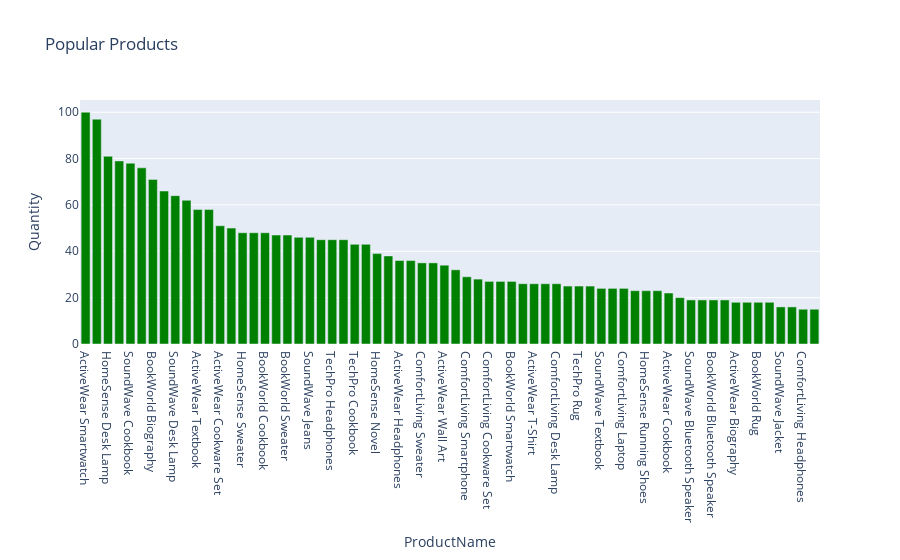

Write notebook code for a chart like this one.
### Code cell
# Popular products
popular_products = merged.groupby('ProductName')['Quantity'].sum().sort_values(ascending=False)
print(popular_products)

fig = px.bar(popular_products, x=popular_products.index, y=popular_products.values, title='Popular Products', labels={'x':'Product Name', 'y':'Quantity'}, color_discrete_sequence=['green'])
fig.show()

### Figure 1 — Plotly figure (JSON) as saved in the notebook; plotly's stock layout.template omitted (floating-point values rounded to 4 significant figures)
{"data": [{"alignmentgroup": "True", "hovertemplate": "ProductName=%{x}<br>Quantity=%{y}<extra></extra>", "legendgroup": "", "marker": {"color": "green", "pattern": {"shape": ""}}, "name": "", "offsetgroup": "", "orientation": "v", "showlegend": false, "textposition": "auto", "type": "bar", "x": ["ActiveWear Smartwatch", "SoundWave Headphones", "HomeSense Desk Lamp", "ActiveWear Rug", "SoundWave Cookbook", "ActiveWear Jacket", "BookWorld Biography", "TechPro T-Shirt", "SoundWave Desk Lamp", "TechPro Textbook", "ActiveWear Textbook", "SoundWave Novel", "ActiveWear Cookware Set", "HomeSense T-Shirt", "HomeSense Sweater", "TechPro Novel", "BookWorld Cookbook", "SoundWave Mystery Book", "BookWorld Sweater", "HomeSense Rug", "SoundWave Jeans", "ComfortLiving Biography", "TechPro Headphones", "TechPro Vase", "TechPro Cookbook", "ActiveWear Smartphone", "HomeSense Novel", "HomeSense Wall Art", "ActiveWear Headphones", "SoundWave Smartwatch", "ComfortLiving Sweater", "ActiveWear Running Shoes", "ActiveWear Wall Art", "TechPro Smartwatch", "ComfortLiving Smartphone", "TechPro Running Shoes", "ComfortLiving Cookware Set", "HomeSense Cookware Set", "BookWorld Smartwatch", "BookWorld Running Shoes", "ActiveWear T-Shirt", "ActiveWear Jeans", "ComfortLiving Desk Lamp", "SoundWave Rug", "TechPro Rug", "ComfortLiving Bluetooth Speaker", "SoundWave Textbook", "BookWorld Jacket", "ComfortLiving Laptop", "HomeSense Bluetooth Speaker", "HomeSense Running Shoes", "ComfortLiving Smartwatch", "ActiveWear Cookbook", "ComfortLiving Mystery Book", "SoundWave Bluetooth Speaker", "BookWorld Cookware Set", "BookWorld Bluetooth Speaker", "ComfortLiving Rug", "ActiveWear Biography", "SoundWave T-Shirt", "BookWorld Rug", "HomeSense Headphones", "SoundWave Jacket", "SoundWave Laptop", "ComfortLiving Headphones", "BookWorld Wall Art"], "xaxis": "x", "y": [100, 97, 81, 79, 78, 76, 71, 66, 64, 62, 58, 58, 51, 50, 48, 48, 48, 47, 47, 46, 46, 45, 45, 45, 43, 43, 39, 38, 36, 36, 35, 35, 34, 32, 29, 28, 27, 27, 27, 26, 26, 26, 26, 25, 25, 25, 24, 24, 24, 23, 23, 23, 22, 20, 19, 19, 19, 19, 18, 18, 18, 18, 16, 16, 15, 15], "yaxis": "y"}], "layout": {"barmode": "relative", "legend": {"tracegroupgap": 0}, "title": {"text": "Popular Products"}, "xaxis": {"anchor": "y", "domain": [0, 1], "title": {"text": "ProductName"}}, "yaxis": {"anchor": "x", "domain": [0, 1], "title": {"text": "Quantity"}}}}
